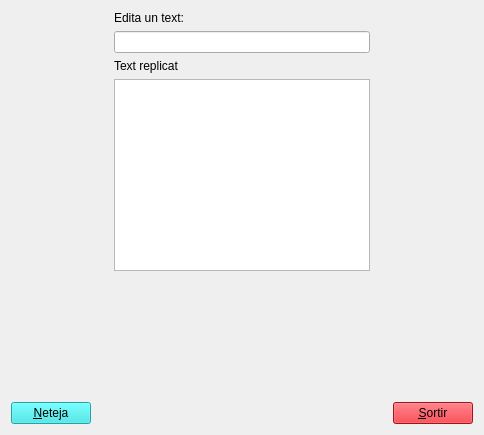
<?xml version="1.0" encoding="UTF-8"?>
<ui version="4.0">
 <class>Form</class>
 <widget class="QWidget" name="Form">
  <property name="geometry">
   <rect>
    <x>0</x>
    <y>0</y>
    <width>484</width>
    <height>435</height>
   </rect>
  </property>
  <property name="windowTitle">
   <string>Form</string>
  </property>
  <layout class="QVBoxLayout" name="verticalLayout_3">
   <item>
    <layout class="QHBoxLayout" name="horizontalLayout_4">
     <item>
      <spacer name="horizontalSpacer_2">
       <property name="orientation">
        <enum>Qt::Horizontal</enum>
       </property>
       <property name="sizeHint" stdset="0">
        <size>
         <width>40</width>
         <height>20</height>
        </size>
       </property>
      </spacer>
     </item>
     <item>
      <layout class="QHBoxLayout" name="horizontalLayout_3">
       <item>
        <layout class="QVBoxLayout" name="verticalLayout">
         <item>
          <widget class="QLabel" name="label">
           <property name="styleSheet">
            <string notr="true">font: 57 italic 13pt &quot;Ubuntu&quot;;</string>
           </property>
           <property name="text">
            <string>Edita un text:</string>
           </property>
          </widget>
         </item>
         <item>
          <widget class="QLineEdit" name="lineEdit"/>
         </item>
         <item>
          <widget class="QLabel" name="label_2">
           <property name="styleSheet">
            <string notr="true">font: 57 italic 13pt &quot;Ubuntu&quot;;</string>
           </property>
           <property name="text">
            <string>Text replicat</string>
           </property>
          </widget>
         </item>
         <item>
          <widget class="QTextEdit" name="textEdit"/>
         </item>
        </layout>
       </item>
      </layout>
     </item>
     <item>
      <spacer name="horizontalSpacer_3">
       <property name="orientation">
        <enum>Qt::Horizontal</enum>
       </property>
       <property name="sizeHint" stdset="0">
        <size>
         <width>40</width>
         <height>20</height>
        </size>
       </property>
      </spacer>
     </item>
    </layout>
   </item>
   <item>
    <layout class="QVBoxLayout" name="verticalLayout_2">
     <item>
      <spacer name="verticalSpacer">
       <property name="orientation">
        <enum>Qt::Vertical</enum>
       </property>
       <property name="sizeHint" stdset="0">
        <size>
         <width>20</width>
         <height>40</height>
        </size>
       </property>
      </spacer>
     </item>
     <item>
      <layout class="QHBoxLayout" name="horizontalLayout_2">
       <item>
        <layout class="QHBoxLayout" name="horizontalLayout">
         <item>
          <widget class="QPushButton" name="pushButton">
           <property name="styleSheet">
            <string notr="true">background-color: rgb(42, 230, 230);</string>
           </property>
           <property name="text">
            <string>&amp;Neteja</string>
           </property>
          </widget>
         </item>
         <item>
          <spacer name="horizontalSpacer">
           <property name="orientation">
            <enum>Qt::Horizontal</enum>
           </property>
           <property name="sizeHint" stdset="0">
            <size>
             <width>40</width>
             <height>20</height>
            </size>
           </property>
          </spacer>
         </item>
        </layout>
       </item>
       <item>
        <widget class="QPushButton" name="pushButton_2">
         <property name="styleSheet">
          <string notr="true">background-color: rgb(224, 27, 36);</string>
         </property>
         <property name="text">
          <string>&amp;Sortir</string>
         </property>
        </widget>
       </item>
      </layout>
     </item>
    </layout>
   </item>
  </layout>
 </widget>
 <resources/>
 <connections>
  <connection>
   <sender>pushButton</sender>
   <signal>clicked()</signal>
   <receiver>textEdit</receiver>
   <slot>clear()</slot>
   <hints>
    <hint type="sourcelabel">
     <x>38</x>
     <y>402</y>
    </hint>
    <hint type="destinationlabel">
     <x>120</x>
     <y>228</y>
    </hint>
   </hints>
  </connection>
  <connection>
   <sender>pushButton</sender>
   <signal>clicked()</signal>
   <receiver>lineEdit</receiver>
   <slot>clear()</slot>
   <hints>
    <hint type="sourcelabel">
     <x>71</x>
     <y>403</y>
    </hint>
    <hint type="destinationlabel">
     <x>115</x>
     <y>47</y>
    </hint>
   </hints>
  </connection>
  <connection>
   <sender>pushButton_2</sender>
   <signal>clicked()</signal>
   <receiver>Form</receiver>
   <slot>close()</slot>
   <hints>
    <hint type="sourcelabel">
     <x>435</x>
     <y>400</y>
    </hint>
    <hint type="destinationlabel">
     <x>476</x>
     <y>412</y>
    </hint>
   </hints>
  </connection>
  <connection>
   <sender>lineEdit</sender>
   <signal>textChanged(QString)</signal>
   <receiver>textEdit</receiver>
   <slot>setText(QString)</slot>
   <hints>
    <hint type="sourcelabel">
     <x>276</x>
     <y>47</y>
    </hint>
    <hint type="destinationlabel">
     <x>282</x>
     <y>103</y>
    </hint>
   </hints>
  </connection>
 </connections>
</ui>
